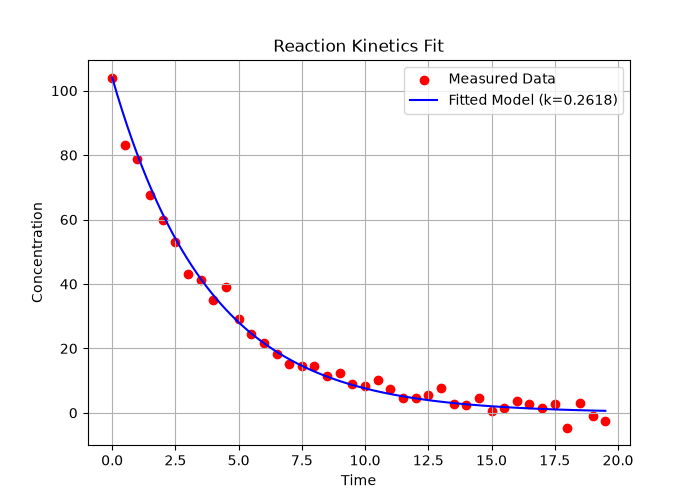

Write Python code to recreate this figure.
"""
PW2 Lab B Part 3 -- fit a reaction's rate constant to measured data.

A first-order reaction decays as  C(t) = C0 * exp(-k*t).  You have noisy
concentration-vs-time measurements; find the k that best matches them.
Complete the TODOs. Run:  python kinetics.py
"""
import numpy as np
import matplotlib.pyplot as plt
from scipy.optimize import minimize

# TODO 1: Read kinetics.csv
data = np.loadtxt("kinetics.csv", delimiter=",", skiprows=1)
t = data[:, 0]
C = data[:, 1]
C0 = C[0]

# TODO 2: Total sum of squared errors
def total_error(k):
    model = C0 * np.exp(-k * t)
    return np.sum((C - model)**2)

# TODO 3: Minimise total_error using SLSQP
res = minimize(total_error, x0=0.5, method="SLSQP", bounds=[(0, 5)])
k_fitted = res.x[0]
print(f"Fitted rate constant k = {k_fitted:.4f}")

# TODO 4: Plot
plt.figure(figsize=(7, 5))
plt.scatter(t, C, color="red", label="Measured Data")
t_dense = np.linspace(min(t), max(t), 100)
plt.plot(t_dense, C0 * np.exp(-k_fitted * t_dense), color="blue", label=f"Fitted Model (k={k_fitted:.4f})")
plt.xlabel("Time")
plt.ylabel("Concentration")
plt.title("Reaction Kinetics Fit")
plt.grid(True)
plt.legend()
plt.savefig("kinetics.png")
print("Saved kinetics.png")
